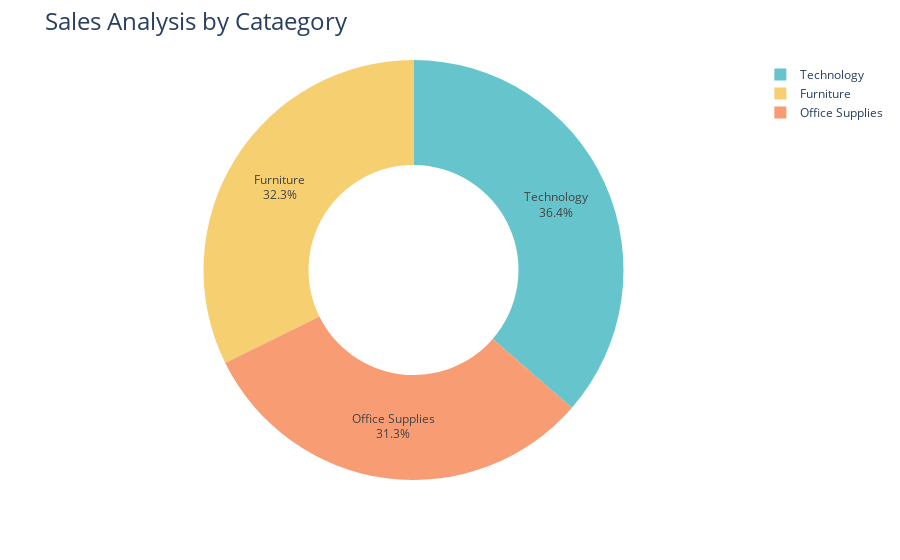

Notebook source saved alongside this figure:
### Markdown cell above
# Analysis of Sales by Cataegory

### Code cell
sales_by_category = data.groupby('Category')['Sales'].sum().reset_index()
fig= px.pie(sales_by_category,
            values='Sales',
            names='Category',
            hole=0.5,
            color_discrete_sequence=px.colors.qualitative.Pastel)

fig.update_traces(textposition='inside', textinfo='percent+label')
fig.update_layout(title_text='Sales Analysis by Cataegory',title_font=dict(size=24))
fig.show()

### Figure 1 — Plotly figure (JSON) as saved in the notebook; plotly's stock layout.template omitted (floating-point values rounded to 4 significant figures)
{"data": [{"domain": {"x": [0, 1], "y": [0, 1]}, "hole": 0.5, "hovertemplate": "Category=%{label}<br>Sales=%{value}<extra></extra>", "labels": ["Furniture", "Office Supplies", "Technology"], "legendgroup": "", "name": "", "showlegend": true, "textinfo": "percent+label", "textposition": "inside", "type": "pie", "values": [742000.0, 719000.0, 836200.0]}], "layout": {"autosize": true, "legend": {"tracegroupgap": 0}, "margin": {"t": 60}, "piecolorway": ["rgb(102, 197, 204)", "rgb(246, 207, 113)", "rgb(248, 156, 116)", "rgb(220, 176, 242)", "rgb(135, 197, 95)", "rgb(158, 185, 243)", "rgb(254, 136, 177)", "rgb(201, 219, 116)", "rgb(139, 224, 164)", "rgb(180, 151, 231)", "rgb(179, 179, 179)"], "title": {"font": {"size": 24}, "text": "Sales Analysis by Cataegory"}}}
